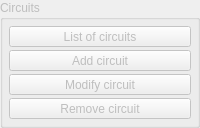
    <widget class="QGroupBox" name="gb_circuits">
     <property name="enabled">
      <bool>false</bool>
     </property>
     <property name="title">
      <string>Circuits</string>
     </property>
     <layout class="QVBoxLayout" name="verticalLayout_8">
      <property name="spacing">
       <number>3</number>
      </property>
      <property name="margin">
       <number>6</number>
      </property>
      <item>
       <widget class="QToolButton" name="tbtn_view_circuits">
        <property name="sizePolicy">
         <sizepolicy hsizetype="Minimum" vsizetype="Fixed">
          <horstretch>0</horstretch>
          <verstretch>0</verstretch>
         </sizepolicy>
        </property>
        <property name="statusTip">
         <string>View list of circuits</string>
        </property>
        <property name="text">
         <string>List of circuits</string>
        </property>
        <property name="icon">
         <iconset resource="../rc/resources.qrc">
          <normaloff>:/images/images/view.png</normaloff>:/images/images/view.png</iconset>
        </property>
        <property name="iconSize">
         <size>
          <width>16</width>
          <height>16</height>
         </size>
        </property>
        <property name="checkable">
         <bool>true</bool>
        </property>
        <property name="toolButtonStyle">
         <enum>Qt::ToolButtonTextBesideIcon</enum>
        </property>
       </widget>
      </item>
      <item>
       <widget class="QToolButton" name="tbtn_add_circuit">
        <property name="sizePolicy">
         <sizepolicy hsizetype="Minimum" vsizetype="Fixed">
          <horstretch>0</horstretch>
          <verstretch>0</verstretch>
         </sizepolicy>
        </property>
        <property name="statusTip">
         <string>Add a new circuit to the selected customer</string>
        </property>
        <property name="text">
         <string>Add circuit</string>
        </property>
        <property name="icon">
         <iconset resource="../rc/resources.qrc">
          <normaloff>:/images/images/add16.png</normaloff>:/images/images/add16.png</iconset>
        </property>
        <property name="iconSize">
         <size>
          <width>16</width>
          <height>16</height>
         </size>
        </property>
        <property name="toolButtonStyle">
         <enum>Qt::ToolButtonTextBesideIcon</enum>
        </property>
       </widget>
      </item>
      <item>
       <widget class="QToolButton" name="tbtn_modify_circuit">
        <property name="enabled">
         <bool>false</bool>
        </property>
        <property name="sizePolicy">
         <sizepolicy hsizetype="Minimum" vsizetype="Fixed">
          <horstretch>0</horstretch>
          <verstretch>0</verstretch>
         </sizepolicy>
        </property>
        <property name="statusTip">
         <string>Modify the selected circuit</string>
        </property>
        <property name="text">
         <string>Modify circuit</string>
        </property>
        <property name="icon">
         <iconset resource="../rc/resources.qrc">
          <normaloff>:/images/images/edit.png</normaloff>:/images/images/edit.png</iconset>
        </property>
        <property name="iconSize">
         <size>
          <width>16</width>
          <height>16</height>
         </size>
        </property>
        <property name="toolButtonStyle">
         <enum>Qt::ToolButtonTextBesideIcon</enum>
        </property>
       </widget>
      </item>
      <item>
       <widget class="QToolButton" name="tbtn_remove_circuit">
        <property name="enabled">
         <bool>false</bool>
        </property>
        <property name="sizePolicy">
         <sizepolicy hsizetype="Minimum" vsizetype="Fixed">
          <horstretch>0</horstretch>
          <verstretch>0</verstretch>
         </sizepolicy>
        </property>
        <property name="statusTip">
         <string>Remove the selected circuit</string>
        </property>
        <property name="text">
         <string>Remove circuit</string>
        </property>
        <property name="icon">
         <iconset resource="../rc/resources.qrc">
          <normaloff>:/images/images/remove16.png</normaloff>:/images/images/remove16.png</iconset>
        </property>
        <property name="iconSize">
         <size>
          <width>16</width>
          <height>16</height>
         </size>
        </property>
        <property name="toolButtonStyle">
         <enum>Qt::ToolButtonTextBesideIcon</enum>
        </property>
       </widget>
      </item>
     </layout>
    </widget>
